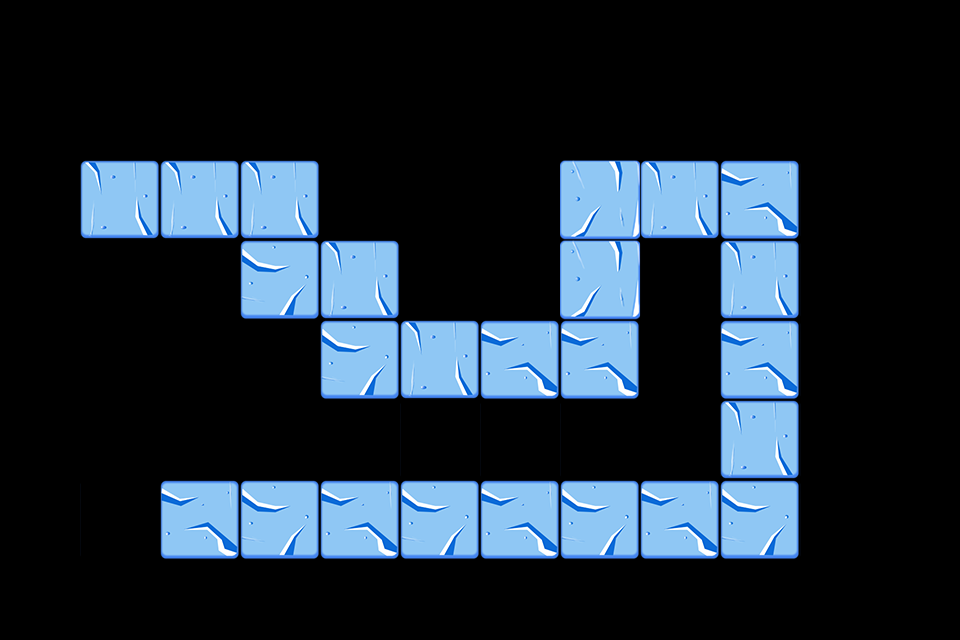

Rendered tile map (Tiled .tmx) drawn with the repository's tilesets; below, a short description and the map source with its tile grids summarised:
An orthogonal 12x8 tile map with 80x80 px tiles, 1 tile layer (path) and 32 objects (11x path, 11x Tower, 4x 9, 3x 10, 3x 11).

<map version="1.0" orientation="orthogonal" width="12" height="8" tilewidth="80" tileheight="80">
 <properties>
  <property name="style" value="1" />
 </properties>
 <tileset firstgid="1" name="tiled4" tilewidth="80" tileheight="80">
  <image source="tiled4.png" width="240" height="240" />
 </tileset>
 <layer name="path" width="12" height="8">
  <data>[96 cells, 34 non-empty, 8 distinct tile ids]</data>
 </layer>
 <objectgroup name="path" width="12" height="8">
  <object name="path" x="80" y="160" />
  <object name="path" x="240" y="160" />
  <object name="path" x="240" y="240" />
  <object name="path" x="320" y="240" />
  <object name="path" x="320" y="320" />
  <object name="path" x="400" y="320" />
  <object name="path" x="560" y="320" />
  <object name="path" x="560" y="160" />
  <object name="path" x="720" y="160" />
  <object name="path" x="720" y="480" />
  <object name="path" x="160" y="480" />
  <object name="Reward" type="9" x="160" y="320" width="80" height="80" />
  <object name="Reward" type="10" x="800" y="80" width="80" height="80" />
  <object name="Reward" type="11" x="640" y="320" width="80" height="80" />
  <object name="Reward" type="9" x="0" y="240" width="80" height="80" />
  <object name="Reward" type="10" x="400" y="160" width="80" height="80" />
  <object name="Reward" type="11" x="320" y="80" width="80" height="80" />
  <object name="Reward" type="9" x="0" y="80" width="80" height="80" />
  <object name="Reward" type="10" x="880" y="240" width="80" height="80" />
  <object name="Reward" type="11" x="160" y="80" width="80" height="80" />
  <object name="Reward" type="9" x="640" y="80" width="80" height="80" />
  <object name="Tower" x="0" y="80" width="960" height="80" />
  <object name="Tower" x="0" y="160" width="80" height="240" />
  <object name="Tower" x="80" y="240" width="160" height="240" />
  <object name="Tower" x="240" y="320" width="80" height="160" />
  <object name="Tower" x="320" y="400" width="80" height="80" />
  <object name="Tower" x="640" y="240" width="80" height="240" />
  <object name="Tower" x="320" y="160" width="240" height="80" />
  <object name="Tower" x="400" y="240" width="160" height="80" />
  <object name="Tower" x="800" y="160" width="160" height="240" />
  <object name="Tower" x="400" y="400" width="240" height="80" />
  <object name="Tower" x="800" y="400" width="80" height="80" />
 </objectgroup>
</map>
